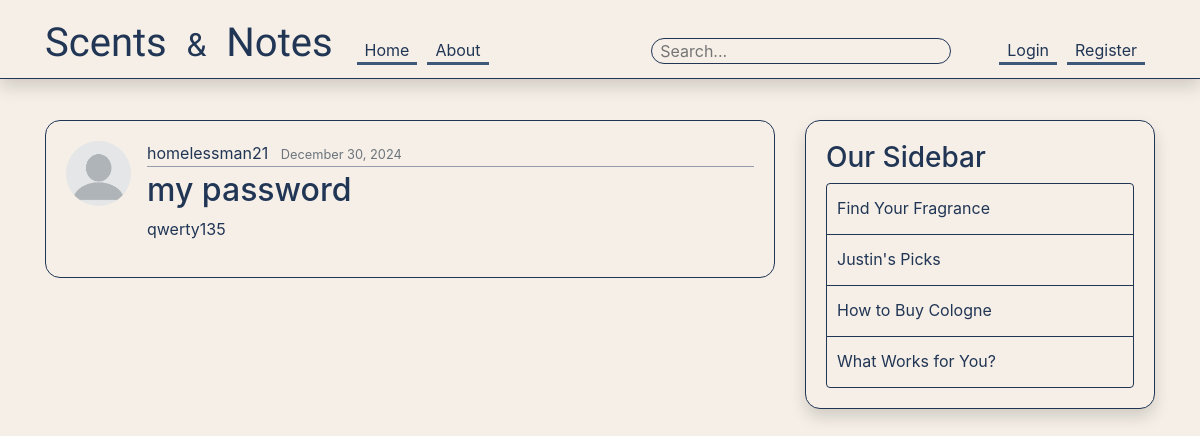
/post/27/, run on the app's committed database.
### blog/models.py (models this page shows, shortened)
class Post(models.Model):  #Each class would be its own table in database
    title = models.CharField(max_length=100) #Character field/String single line
    content = models.TextField() #Lines and lines of text unrestricted
    date_posted = models.DateTimeField(default=timezone.now) #auto_now: when updated/created  auto_now_add:only when created
    author = models.ForeignKey(User, on_delete=models.CASCADE) #if user created post and was deleted, do we want to delete their posts or hold them as null

### users/models.py (models this page shows, shortened)
class Profile(models.Model):
    user = models.OneToOneField(User, on_delete=models.CASCADE) #one to one relationship with a profile and user, cascade to delete user and profile
    image = models.ImageField(default = 'default.jpg', upload_to='profile_pics') #default image is default.jpg, if user puts in picture, it is sent to that directory

### blog/views.py (the view)
# urls.py: path('post/<int:pk>/', PostDetailView.as_view() , name='post-detail'),
class PostDetailView(DetailView):
    model = Post

### blog/templates/blog/post_detail.html (shortened to what this page needs)
{% extends "blog/base.html" %}
{% block content%}
    <article class="media content-section">
        <img class="rounded-circle article-img" src="{{ object.author.profile.image.url }}" alt="">
        <div class="media-body">
            <div class="article-metadata">
                <a class="mr-2" href="{% url 'user-posts' object.author.username %}">{{ object.author }}</a>
                <small class="text-muted">{{ object.date_posted|date:"F d, Y" }}</small>
            </div>
            <h2 class="article-title">{{ object.title }}</h2>
            <p class="article-content">{{ object.content }}</p>
        </div>
    </article>
{% endblock content %}

### blog/static/blog/main.css (style rules this page uses)
body { background: #F5EFE7 ; color: #213555; margin-top: 5rem; }
h1, h2, h3, h4, h5, h6 { color: #213555; }
.content-section { background: #F5EFE7; padding: 20px 20px; border: 1.5px solid #213555; border-radius: 15px; margin-bottom: 15px; }
.article-title, a { color: #213555 !important; transition: color 0.5s; }
.article-content { white-space: pre-line; }
.article-img { height: 65px; width: 65px; margin-right: 16px; }
.article-metadata { padding-bottom: 1px; margin-bottom: 4px; border-bottom: 1px solid #979caa; }

### data on the page
Post: author.profile.image (picture), author "homelessman21", date_posted "December 30, 2024", title "my password", content "qwerty135"
